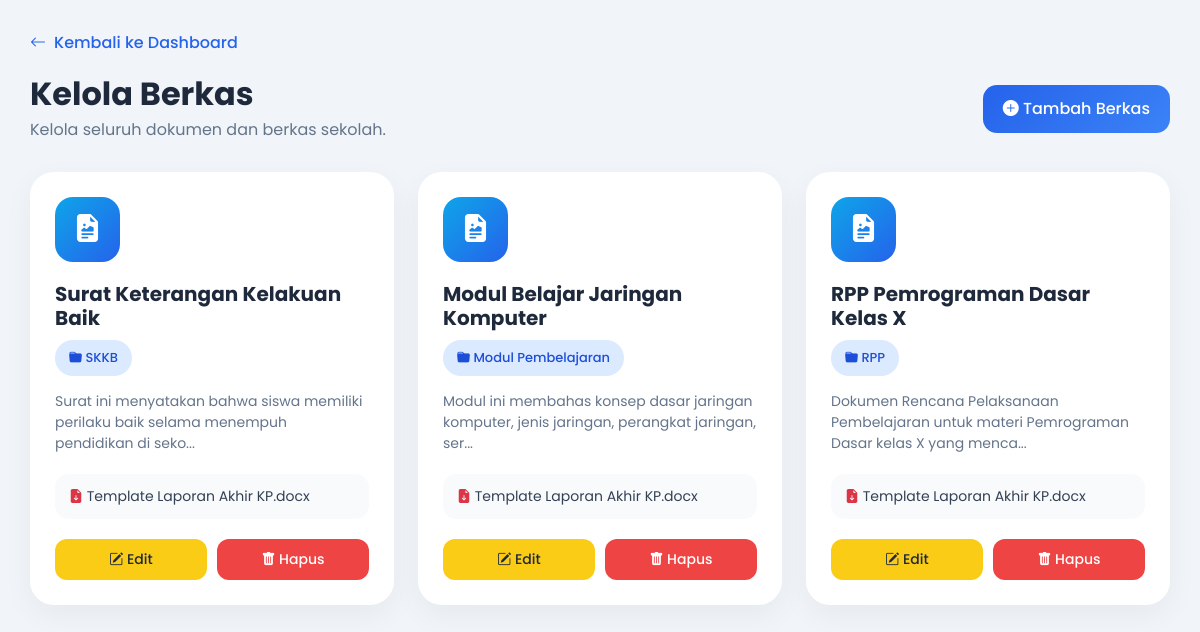
/admin/berkas.php, run on the app's committed database.
### tables this page shows
CREATE TABLE `berkas` (
  `id_berkas` int(11) NOT NULL,
  `judul` varchar(255) NOT NULL,
  `deskripsi` text DEFAULT NULL,
  `file_berkas` varchar(255) NOT NULL,
  `tanggal_upload` date DEFAULT curdate(),
  `kategori` varchar(100) DEFAULT NULL
);

### admin/berkas.php (the view, shortened to what this page needs)
<?php
include '../config/koneksi.php';
$data = mysqli_query($koneksi, "SELECT * FROM berkas ORDER BY id_berkas DESC");
?>
<!DOCTYPE html>
<html>
<head>
    <link href="https://cdn.jsdelivr.net/npm/bootstrap@5.3.0/dist/css/bootstrap.min.css" rel="stylesheet">
    <link href="https://cdn.jsdelivr.net/npm/bootstrap-icons/font/bootstrap-icons.css" rel="stylesheet">
</head>
<body>
<a href="dashboard.php" class="back-btn">
    <i class="bi bi-arrow-left"></i> Kembali ke Dashboard
</a>
<div class="page-header">
    <div class="page-title">
        <h2>Kelola Berkas</h2>
        <p>Kelola seluruh dokumen dan berkas sekolah.</p>
    </div>
    <a href="tambah_berkas.php" class="btn btn-add">
        <i class="bi bi-plus-circle-fill"></i> Tambah Berkas
    </a>
</div>
<div class="row g-4">
<?php while($row = mysqli_fetch_assoc($data)) { ?>
<div class="col-lg-4 col-md-6">
    <div class="berkas-card">
        <div class="berkas-icon">
            <i class="bi bi-file-earmark-richtext-fill"></i>
        </div>
        <h5 class="berkas-title"><?= $row['judul']; ?></h5>
        <span class="badge-kategori">
            <i class="bi bi-folder-fill"></i> <?= $row['kategori']; ?>
        </span>
        <div class="berkas-desc">
            <?= substr($row['deskripsi'],0,90); ?>...
        </div>
        <div class="file-box">
            <i class="bi bi-file-earmark-arrow-down-fill text-danger"></i>
            <?= $row['file_berkas']; ?>
        </div>
        <div class="action-buttons">
            <a href="edit_berkas.php?id=<?= $row['id_berkas']; ?>" class="btn btn-edit w-100">
                <i class="bi bi-pencil-square"></i> Edit
            </a>
            <a href="hapus_berkas.php?id=<?= $row['id_berkas']; ?>"
               class="btn btn-delete w-100"
               onclick="return confirm('Yakin ingin menghapus berkas ini?')">
                <i class="bi bi-trash-fill"></i> Hapus
            </a>
        </div>
    </div>
</div>
<?php } ?>
</div>
</body>
</html>

### admin/berkas.php (style rules this page uses)
* { font-family: 'Poppins', sans-serif; }
body { background: #f1f5f9; padding: 30px; }
.page-header { display: flex; justify-content: space-between; align-items: center; flex-wrap: wrap; gap: 15px; margin-bottom: 30px; }
.page-title h2 { font-weight: 700; color: #1e293b; margin-bottom: 5px; }
.page-title p { color: #64748b; margin: 0; }
.btn-add { background: linear-gradient(135deg, #2563eb, #3b82f6); color: white; border: none; border-radius: 14px; padding: 12px 20px; font-weight: 500; transition: 0.3s; }
.berkas-card { background: white; border-radius: 24px; padding: 25px; box-shadow: 0 10px 30px rgba(0,0,0,0.05); transition: 0.3s; height: 100%; }
.berkas-icon { width: 65px; height: 65px; border-radius: 18px; background: linear-gradient(135deg, #0ea5e9, #2563eb); display: flex; align-items: center; justify-content: center; color: white; font-size: 28px; margin-bottom: 20px; }
.berkas-title { font-weight: 700; color: #1e293b; margin-bottom: 10px; }
.badge-kategori { background: #dbeafe; color: #1d4ed8; padding: 8px 14px; border-radius: 50px; font-size: 13px; font-weight: 500; display: inline-block; margin-bottom: 15px; }
.berkas-desc { color: #64748b; font-size: 14px; margin-bottom: 20px; min-height: 60px; }
.file-box { background: #f8fafc; border-radius: 14px; padding: 12px 14px; margin-bottom: 20px; font-size: 14px; color: #334155; }
.action-buttons { display: flex; gap: 10px; }
.btn-edit { background: #facc15; color: #1e293b; border: none; border-radius: 12px; padding: 10px 16px; font-size: 14px; font-weight: 500; }
.btn-delete { background: #ef4444; color: white; border: none; border-radius: 12px; padding: 10px 16px; font-size: 14px; font-weight: 500; }
.back-btn { display: inline-flex; align-items: center; gap: 8px; color: #2563eb; text-decoration: none; font-weight: 500; margin-bottom: 20px; }

### data on the page
berkas: judul "Surat Keterangan Kelakuan Baik", kategori "SKKB", deskripsi "Surat ini menyatakan bahwa siswa memiliki perilaku baik selama menempuh pendidikan di seko", file_berkas "Template Laporan Akhir KP.docx"
berkas: judul "Modul Belajar Jaringan Komputer", kategori "Modul Pembelajaran", deskripsi "Modul ini membahas konsep dasar jaringan komputer, jenis jaringan, perangkat jaringan, ser", file_berkas "Template Laporan Akhir KP.docx"
berkas: judul "RPP Pemrograman Dasar Kelas X", kategori "RPP", deskripsi "Dokumen Rencana Pelaksanaan Pembelajaran untuk materi Pemrograman Dasar kelas X yang menca", file_berkas "Template Laporan Akhir KP.docx"
